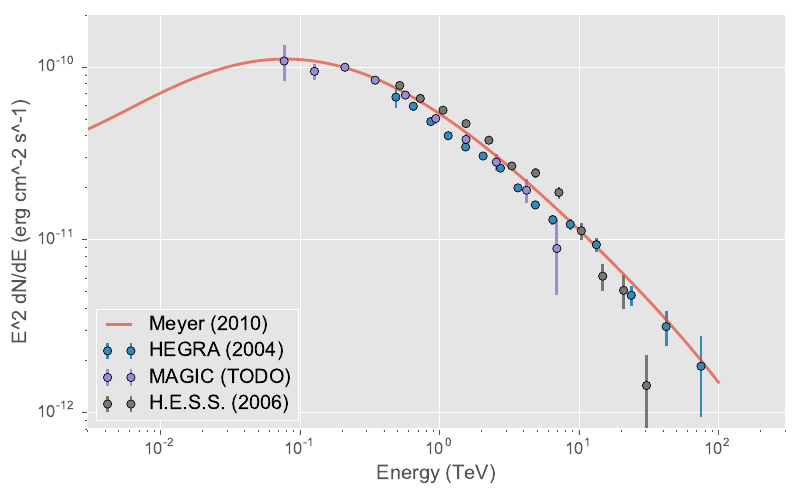

Generate this figure with Python:
"""Plot Crab pulsar and nebula spectral energy distribution (SED)."""
import numpy as np
import matplotlib
matplotlib.use('ps')
import matplotlib.pyplot as plt
plt.style.use('ggplot')
import astropy.units as u
from gammapy.datasets import load_crab_flux_points
from gammapy.spectrum import crab_flux

def plot_points():
    papers = [
        dict(tag='hegra', label='HEGRA (2004)'),
        dict(tag='magic', label='MAGIC (TODO)'),
        # 'veritas',
        dict(tag='hess', label='H.E.S.S. (2006)')
    ]
    table_all = load_crab_flux_points()
    # import IPython; IPython.embed()
    # Plot flux points
    for paper in papers:
        mask = table_all['paper'] == paper['tag']
        table = table_all[mask]
        print('paper: {}, points: {}'.format(paper, len(table)))
        x = table['energy'].to('TeV').data
        y = table['energy_flux'].data
        yerr_lo = table['energy_flux_err_lo'].data
        yerr_hi = table['energy_flux_err_hi'].data
        plt.errorbar(
            x, y, yerr=(yerr_lo, yerr_hi),
            linewidth=2,
            fmt='o', capsize=0,
            label=paper['label'],
        )


def plot_model():
    energy = np.logspace(-3, 2, 100) * u.TeV
    flux = u.Quantity(crab_flux(energy.to('TeV').value), 'cm^-2 s^-1 TeV^-1')
    energy_flux = (energy ** 2 * flux).to('erg cm^-2 s^-1')
    plt.plot(
        energy.value, energy_flux.value,
        label='Meyer (2010)',
        lw=2, alpha=0.7,
    )

def plot_format():
    plt.xlim((3e-3, 3e2))
    plt.ylim((8e-13, 2e-10))
    plt.xlabel('Energy (TeV)')
    plt.ylabel('E^2 dN/dE (erg cm^-2 s^-1)')
    plt.legend(loc='lower left')
    # plt.grid()
    plt.loglog()
    plt.tight_layout()
    
    import seaborn
    seaborn.despine()

def main():
    # fig = plt.figure(figsize=(6, 4))
    fig = plt.figure(figsize=(8, 5))
    
    plot_model()
    plot_points()
    plot_format()

    filename = 'spec.png'
    print('Writing ', filename)
    fig.savefig(filename, dpi=300)

    filename = 'spec.pdf'
    print('Writing ', filename)
    fig.savefig(filename)

    # filename = 'spec.eps'
    # print('Writing ', filename)
    # fig.savefig(filename)#, bbox_inches='tight')

if __name__ == '__main__':
    main()
